Frame 1 (no input): blank canvas, image omitted
Frame 60 (the mouse pressed at the canvas centre just before this capture): blank canvas, image omitted
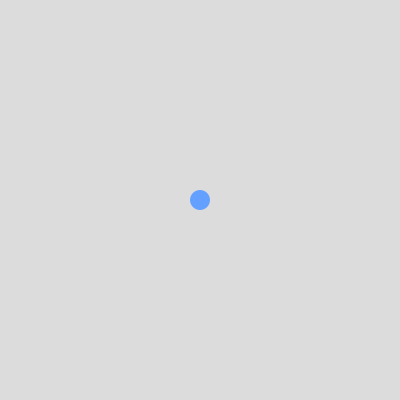
Frame 120 (the mouse held since frame 60 and released just before this capture)

The Processing sketch whose frames 1 and 60 were blank and that drew this single picture after the mouse press (run headless with seeded random() and noise(); from frame 60 on, the mouse is pressed at the canvas centre):

// Processing sketch: array-of-dots
// ── array-of-dots.pde
// Array of Dots
// An array is one variable that can hold many values - here, many
// click positions. Click to add one more dot; the loop below always
// draws every dot the array currently holds.

ArrayList<PVector> dots = new ArrayList<PVector>();

void setup() {
  size(400, 400);
  noStroke();
  fill(100, 160, 255);
}

void draw() {
  background(220);

  for (int i = 0; i < dots.size(); i++) {
    PVector dot = dots.get(i);
    circle(dot.x, dot.y, 20);
  }
}

// PVector just packages an x and a y together - the same idea as the
// {x, y} object on the p5.js side, one thing instead of two.
void mousePressed() {
  dots.add(new PVector(mouseX, mouseY));
}
